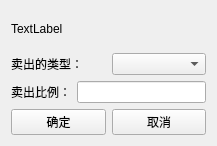
<?xml version="1.0" encoding="UTF-8"?>
<ui version="4.0">
 <class>sell_transaction_widget</class>
 <widget class="QWidget" name="sell_transaction_widget">
  <property name="geometry">
   <rect>
    <x>0</x>
    <y>0</y>
    <width>217</width>
    <height>146</height>
   </rect>
  </property>
  <property name="windowTitle">
   <string>Form</string>
  </property>
  <layout class="QVBoxLayout" name="verticalLayout">
   <item>
    <widget class="QLabel" name="code_symbol_lbl">
     <property name="text">
      <string>TextLabel</string>
     </property>
    </widget>
   </item>
   <item>
    <layout class="QHBoxLayout" name="horizontalLayout">
     <item>
      <widget class="QLabel" name="label_2">
       <property name="text">
        <string>卖出的类型：</string>
       </property>
      </widget>
     </item>
     <item>
      <widget class="QComboBox" name="comboBox"/>
     </item>
    </layout>
   </item>
   <item>
    <layout class="QHBoxLayout" name="horizontalLayout_2">
     <item>
      <widget class="QLabel" name="label_3">
       <property name="text">
        <string>卖出比例：</string>
       </property>
      </widget>
     </item>
     <item>
      <widget class="QLineEdit" name="lineEdit"/>
     </item>
    </layout>
   </item>
   <item>
    <layout class="QHBoxLayout" name="horizontalLayout_3">
     <item>
      <widget class="QPushButton" name="yes_btn">
       <property name="text">
        <string>确定</string>
       </property>
      </widget>
     </item>
     <item>
      <widget class="QPushButton" name="no_btn">
       <property name="text">
        <string>取消</string>
       </property>
      </widget>
     </item>
    </layout>
   </item>
  </layout>
 </widget>
 <resources/>
 <connections/>
</ui>
